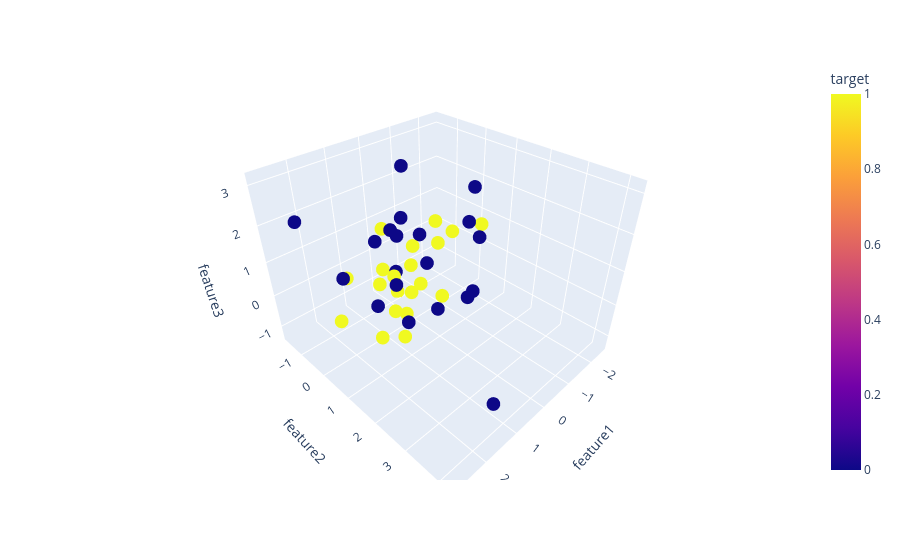

Notebook code cell kept with this figure:
### Code cell
fig = px.scatter_3d(df , x = df['feature1'] , y = df['feature2'] , z = df['feature3'], color = df['target'])
fig.update_traces(marker=dict(size=12, line=dict(width=2, color = 'DarkSlateGrey')),
                 selector = dict(mode='makers'))
fig.show()

### Figure 1 — Plotly figure (JSON) as saved in the notebook; plotly's stock layout.template omitted (floating-point values rounded to 4 significant figures)
{"data": [{"hovertemplate": "feature1=%{x}<br>feature2=%{y}<br>feature3=%{z}<br>target=%{marker.color}<extra></extra>", "legendgroup": "", "marker": {"color": [1, 0, 1, 1, 1, 0, 0, 1, 0, 0, 0, 1, 1, 1, 0, 0, 1, 1, 1, 0, 0, 0, 0, 1, 0, 0, 0, 0, 1, 1, 0, 0, 0, 1, 1, 1, 1, 1, 0, 1], "coloraxis": "coloraxis", "symbol": "circle"}, "mode": "markers", "name": "", "scene": "scene", "showlegend": false, "type": "scatter3d", "x": [-0.3675, 0.1771, 0.4206, 1.968, -2.506, 1.425, 2.224, 0.3223, -0.7233, 2.823, -1.39, -0.3316, 0.667, -1.01, 0.3849, 1.677, 0.2411, -0.04544, -0.9926, 1.438, 0.2907, 0.7319, -1.028, -0.4208, -0.7643, 2.011, 0.8989, 1.01, 0.9486, 1.415, 1.251, 0.2046, 0.7489, 1.045, -1.838, 0.1901, -0.02254, 1.267, 1.234, 1.772], "y": [-1.137, -0.5981, 0.4116, -0.5478, 0.147, 1.441, 0.2304, 0.06034, 1.461, -0.3329, 0.6667, -1.632, 0.02581, 0.4417, 1.324, 4.188, -0.9525, 1.041, -0.1613, 1.1, 0.867, 0.5174, 1.131, -0.552, 1.567, 1.921, 0.436, 1.438, 0.7017, 0.4577, 0.1864, -0.01154, 2.593, 0.5382, -0.9388, 0.5121, 0.01342, 0.1736, 0.05278, -0.3475], "z": [-1.322, 1.227, -0.07132, -0.6794, 0.6062, 0.1826, 1.192, -1.043, -0.08537, 2.637, 1.344, 0.6191, -0.7776, 1.129, -0.1032, -0.08056, -0.1363, -0.09403, 1.192, 1.065, 0.9826, 2.245, 2.603, -0.1211, 1.549, 2.933, 0.821, 2.328, -1.051, 0.7289, 1.704, 3.151, 1.171, 0.8121, -0.2018, 0.1315, 0.9359, -1.223, -0.2616, 0.6701]}], "layout": {"coloraxis": {"colorbar": {"title": {"text": "target"}}, "colorscale": [[0, "#0d0887"], [0.1111, "#46039f"], [0.2222, "#7201a8"], [0.3333, "#9c179e"], [0.4444, "#bd3786"], [0.5556, "#d8576b"], [0.6667, "#ed7953"], [0.7778, "#fb9f3a"], [0.8889, "#fdca26"], [1, "#f0f921"]]}, "legend": {"tracegroupgap": 0}, "margin": {"t": 60}, "scene": {"domain": {"x": [0, 1], "y": [0, 1]}, "xaxis": {"title": {"text": "feature1"}}, "yaxis": {"title": {"text": "feature2"}}, "zaxis": {"title": {"text": "feature3"}}}}}
